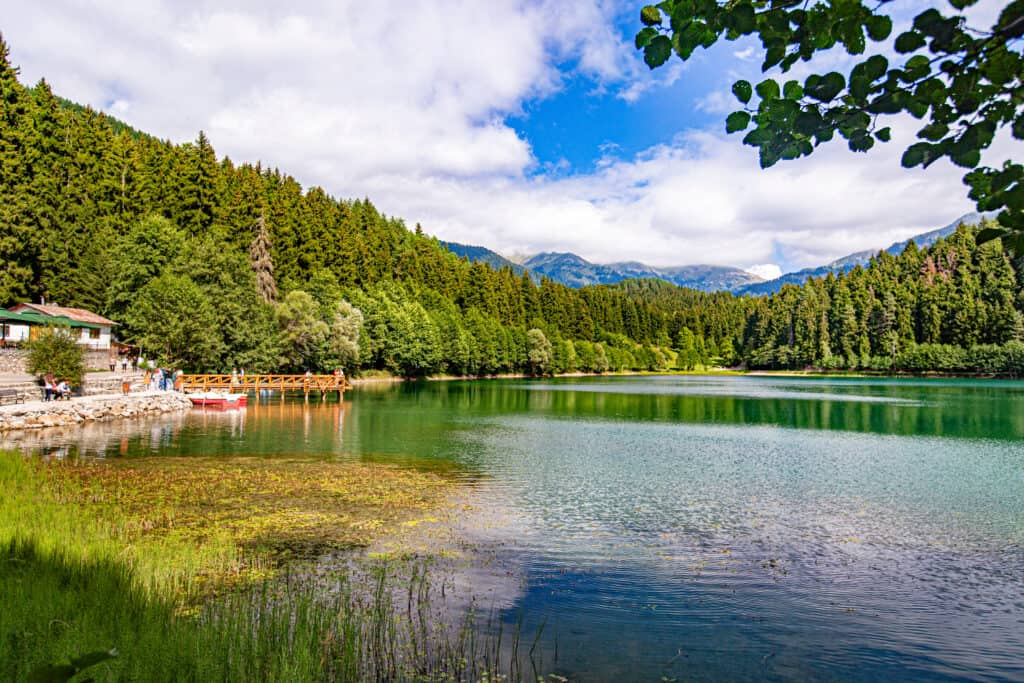
#> input picture input.jpg, 1024 x 683 px
$ python main.py
#> lines starting #> are read from the running program, lines starting #| are printed output that depends on the picture
import cv2
import numpy as np

# resmi yükle
img = cv2.imread("input.jpg")
#> img is the input picture: shape (683, 1024, 3); mean B, G, R 114.7, 136.7, 128.7

h, w = img.shape[:2]
#> h = 683; w = 1024

# ---------------- PARÇALA ----------------
left = img[:, :w//2]
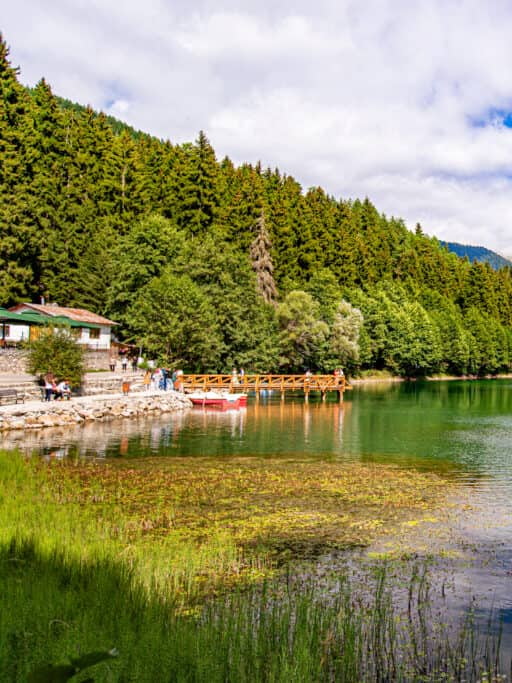
#> left: shape (683, 512, 3); mean B, G, R 96.4, 140, 143.2
right = img[:, w//2:]
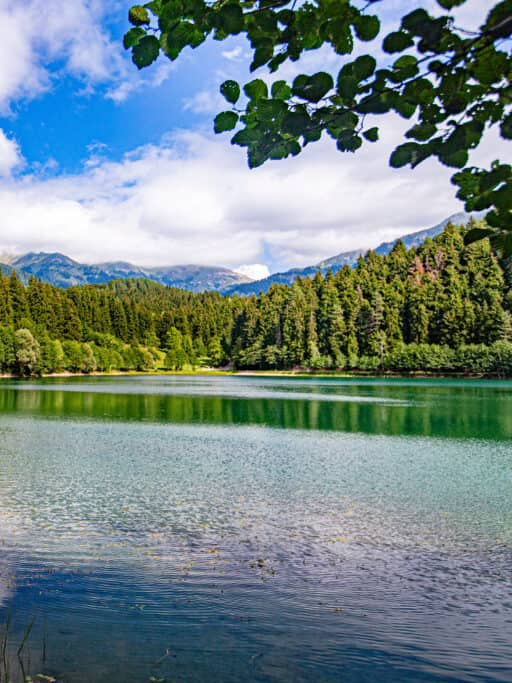
#> right: shape (683, 512, 3); mean B, G, R 133, 133.4, 114.2

cv2.imwrite("left.jpg", left)
cv2.imwrite("right.jpg", right)

print("Resim iki parçaya bölündü")

# ---------------- BİRLEŞTİR ----------------
left = cv2.imread("left.jpg")
right = cv2.imread("right.jpg")

result = np.hstack((left, right))

cv2.imshow("left", left)
cv2.imshow("right", right)
cv2.imshow("SONUC", result)
cv2.imwrite("result.jpg", result)
cv2.waitKey(0)
cv2.destroyAllWindows()

print("Resim tekrar birleştirildi")
